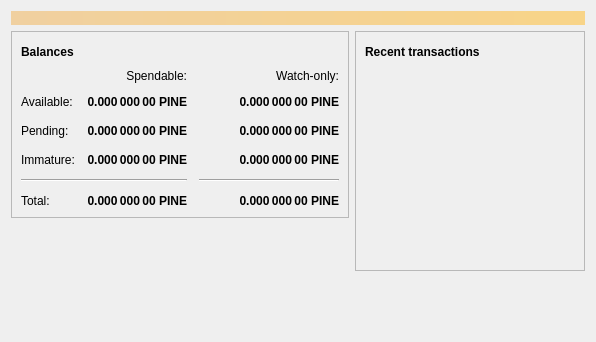
<?xml version="1.0" encoding="UTF-8"?>
<ui version="4.0">
 <class>OverviewPage</class>
 <widget class="QWidget" name="OverviewPage">
  <property name="geometry">
   <rect>
    <x>0</x>
    <y>0</y>
    <width>596</width>
    <height>342</height>
   </rect>
  </property>
  <property name="windowTitle">
   <string>Form</string>
  </property>
  <layout class="QVBoxLayout" name="topLayout">
   <item>
    <widget class="QLabel" name="labelAlerts">
     <property name="visible">
      <bool>false</bool>
     </property>
     <property name="styleSheet">
      <string notr="true">QLabel { background-color: qlineargradient(x1: 0, y1: 0, x2: 1, y2: 0, stop:0 #F0D0A0, stop:1 #F8D488); color:#000000; }</string>
     </property>
     <property name="wordWrap">
      <bool>true</bool>
     </property>
     <property name="margin">
      <number>3</number>
     </property>
     <property name="textInteractionFlags">
      <set>Qt::TextSelectableByMouse</set>
     </property>
    </widget>
   </item>
   <item>
    <layout class="QHBoxLayout" name="horizontalLayout" stretch="1,1">
     <item>
      <layout class="QVBoxLayout" name="verticalLayout_2">
       <item>
        <widget class="QFrame" name="frame">
         <property name="frameShape">
          <enum>QFrame::StyledPanel</enum>
         </property>
         <property name="frameShadow">
          <enum>QFrame::Raised</enum>
         </property>
         <layout class="QVBoxLayout" name="verticalLayout_4">
          <item>
           <layout class="QHBoxLayout" name="horizontalLayout_4">
            <item>
             <widget class="QLabel" name="label_5">
              <property name="font">
               <font>
                <weight>75</weight>
                <bold>true</bold>
               </font>
              </property>
              <property name="text">
               <string>Balances</string>
              </property>
             </widget>
            </item>
            <item>
             <widget class="QPushButton" name="labelWalletStatus">
              <property name="enabled">
               <bool>true</bool>
              </property>
              <property name="maximumSize">
               <size>
                <width>30</width>
                <height>16777215</height>
               </size>
              </property>
              <property name="toolTip">
               <string>The displayed information may be out of date. Your wallet automatically synchronizes with the PineCoin network after a connection is established, but this process has not completed yet.</string>
              </property>
              <property name="text">
               <string/>
              </property>
              <property name="icon">
               <iconset resource="../pinecoin.qrc">
                <normaloff>:/icons/warning</normaloff>
                <disabledoff>:/icons/warning</disabledoff>:/icons/warning</iconset>
              </property>
              <property name="iconSize">
               <size>
                <width>24</width>
                <height>24</height>
               </size>
              </property>
              <property name="flat">
               <bool>true</bool>
              </property>
             </widget>
            </item>
            <item>
             <spacer name="horizontalSpacer_3">
              <property name="orientation">
               <enum>Qt::Horizontal</enum>
              </property>
              <property name="sizeHint" stdset="0">
               <size>
                <width>40</width>
                <height>20</height>
               </size>
              </property>
             </spacer>
            </item>
           </layout>
          </item>
          <item>
           <layout class="QGridLayout" name="gridLayout">
            <property name="spacing">
             <number>12</number>
            </property>
            <item row="2" column="2">
             <widget class="QLabel" name="labelWatchPending">
              <property name="font">
               <font>
                <weight>75</weight>
                <bold>true</bold>
               </font>
              </property>
              <property name="cursor">
               <cursorShape>IBeamCursor</cursorShape>
              </property>
              <property name="toolTip">
               <string>Unconfirmed transactions to watch-only addresses</string>
              </property>
              <property name="text">
               <string notr="true">0.000 000 00 PINE</string>
              </property>
              <property name="alignment">
               <set>Qt::AlignRight|Qt::AlignTrailing|Qt::AlignVCenter</set>
              </property>
              <property name="textInteractionFlags">
               <set>Qt::LinksAccessibleByMouse|Qt::TextSelectableByKeyboard|Qt::TextSelectableByMouse</set>
              </property>
             </widget>
            </item>
            <item row="2" column="1">
             <widget class="QLabel" name="labelUnconfirmed">
              <property name="font">
               <font>
                <weight>75</weight>
                <bold>true</bold>
               </font>
              </property>
              <property name="cursor">
               <cursorShape>IBeamCursor</cursorShape>
              </property>
              <property name="toolTip">
               <string>Total of transactions that have yet to be confirmed, and do not yet count toward the spendable balance</string>
              </property>
              <property name="text">
               <string notr="true">0.000 000 00 PINE</string>
              </property>
              <property name="alignment">
               <set>Qt::AlignRight|Qt::AlignTrailing|Qt::AlignVCenter</set>
              </property>
              <property name="textInteractionFlags">
               <set>Qt::LinksAccessibleByMouse|Qt::TextSelectableByKeyboard|Qt::TextSelectableByMouse</set>
              </property>
             </widget>
            </item>
            <item row="3" column="2">
             <widget class="QLabel" name="labelWatchImmature">
              <property name="font">
               <font>
                <weight>75</weight>
                <bold>true</bold>
               </font>
              </property>
              <property name="cursor">
               <cursorShape>IBeamCursor</cursorShape>
              </property>
              <property name="toolTip">
               <string>Mined balance in watch-only addresses that has not yet matured</string>
              </property>
              <property name="text">
               <string notr="true">0.000 000 00 PINE</string>
              </property>
              <property name="alignment">
               <set>Qt::AlignRight|Qt::AlignTrailing|Qt::AlignVCenter</set>
              </property>
              <property name="textInteractionFlags">
               <set>Qt::LinksAccessibleByMouse|Qt::TextSelectableByKeyboard|Qt::TextSelectableByMouse</set>
              </property>
             </widget>
            </item>
            <item row="4" column="0" colspan="2">
             <widget class="Line" name="line">
              <property name="orientation">
               <enum>Qt::Horizontal</enum>
              </property>
             </widget>
            </item>
            <item row="4" column="2">
             <widget class="Line" name="lineWatchBalance">
              <property name="sizePolicy">
               <sizepolicy hsizetype="Preferred" vsizetype="Fixed">
                <horstretch>0</horstretch>
                <verstretch>0</verstretch>
               </sizepolicy>
              </property>
              <property name="minimumSize">
               <size>
                <width>140</width>
                <height>0</height>
               </size>
              </property>
              <property name="orientation">
               <enum>Qt::Horizontal</enum>
              </property>
             </widget>
            </item>
            <item row="5" column="0">
             <widget class="QLabel" name="labelTotalText">
              <property name="text">
               <string>Total:</string>
              </property>
             </widget>
            </item>
            <item row="3" column="1">
             <widget class="QLabel" name="labelImmature">
              <property name="font">
               <font>
                <weight>75</weight>
                <bold>true</bold>
               </font>
              </property>
              <property name="cursor">
               <cursorShape>IBeamCursor</cursorShape>
              </property>
              <property name="toolTip">
               <string>Mined balance that has not yet matured</string>
              </property>
              <property name="text">
               <string notr="true">0.000 000 00 PINE</string>
              </property>
              <property name="alignment">
               <set>Qt::AlignRight|Qt::AlignTrailing|Qt::AlignVCenter</set>
              </property>
              <property name="textInteractionFlags">
               <set>Qt::LinksAccessibleByMouse|Qt::TextSelectableByKeyboard|Qt::TextSelectableByMouse</set>
              </property>
             </widget>
            </item>
            <item row="2" column="3">
             <spacer name="horizontalSpacer_2">
              <property name="orientation">
               <enum>Qt::Horizontal</enum>
              </property>
              <property name="sizeHint" stdset="0">
               <size>
                <width>40</width>
                <height>20</height>
               </size>
              </property>
             </spacer>
            </item>
            <item row="3" column="0">
             <widget class="QLabel" name="labelImmatureText">
              <property name="text">
               <string>Immature:</string>
              </property>
             </widget>
            </item>
            <item row="5" column="1">
             <widget class="QLabel" name="labelTotal">
              <property name="font">
               <font>
                <weight>75</weight>
                <bold>true</bold>
               </font>
              </property>
              <property name="cursor">
               <cursorShape>IBeamCursor</cursorShape>
              </property>
              <property name="toolTip">
               <string>Your current total balance</string>
              </property>
              <property name="text">
               <string notr="true">0.000 000 00 PINE</string>
              </property>
              <property name="alignment">
               <set>Qt::AlignRight|Qt::AlignTrailing|Qt::AlignVCenter</set>
              </property>
              <property name="textInteractionFlags">
               <set>Qt::LinksAccessibleByMouse|Qt::TextSelectableByKeyboard|Qt::TextSelectableByMouse</set>
              </property>
             </widget>
            </item>
            <item row="5" column="2">
             <widget class="QLabel" name="labelWatchTotal">
              <property name="font">
               <font>
                <weight>75</weight>
                <bold>true</bold>
               </font>
              </property>
              <property name="cursor">
               <cursorShape>IBeamCursor</cursorShape>
              </property>
              <property name="toolTip">
               <string>Current total balance in watch-only addresses</string>
              </property>
              <property name="text">
               <string notr="true">0.000 000 00 PINE</string>
              </property>
              <property name="alignment">
               <set>Qt::AlignRight|Qt::AlignTrailing|Qt::AlignVCenter</set>
              </property>
              <property name="textInteractionFlags">
               <set>Qt::LinksAccessibleByMouse|Qt::TextSelectableByKeyboard|Qt::TextSelectableByMouse</set>
              </property>
             </widget>
            </item>
            <item row="0" column="2">
             <widget class="QLabel" name="labelWatchonly">
              <property name="text">
               <string>Watch-only:</string>
              </property>
              <property name="alignment">
               <set>Qt::AlignRight|Qt::AlignTrailing|Qt::AlignVCenter</set>
              </property>
             </widget>
            </item>
            <item row="1" column="0">
             <widget class="QLabel" name="labelBalanceText">
              <property name="text">
               <string>Available:</string>
              </property>
             </widget>
            </item>
            <item row="1" column="1">
             <widget class="QLabel" name="labelBalance">
              <property name="font">
               <font>
                <weight>75</weight>
                <bold>true</bold>
               </font>
              </property>
              <property name="cursor">
               <cursorShape>IBeamCursor</cursorShape>
              </property>
              <property name="toolTip">
               <string>Your current spendable balance</string>
              </property>
              <property name="text">
               <string notr="true">0.000 000 00 PINE</string>
              </property>
              <property name="alignment">
               <set>Qt::AlignRight|Qt::AlignTrailing|Qt::AlignVCenter</set>
              </property>
              <property name="textInteractionFlags">
               <set>Qt::LinksAccessibleByMouse|Qt::TextSelectableByKeyboard|Qt::TextSelectableByMouse</set>
              </property>
             </widget>
            </item>
            <item row="1" column="2">
             <widget class="QLabel" name="labelWatchAvailable">
              <property name="font">
               <font>
                <weight>75</weight>
                <bold>true</bold>
               </font>
              </property>
              <property name="cursor">
               <cursorShape>IBeamCursor</cursorShape>
              </property>
              <property name="toolTip">
               <string>Your current balance in watch-only addresses</string>
              </property>
              <property name="text">
               <string notr="true">0.000 000 00 PINE</string>
              </property>
              <property name="alignment">
               <set>Qt::AlignRight|Qt::AlignTrailing|Qt::AlignVCenter</set>
              </property>
              <property name="textInteractionFlags">
               <set>Qt::LinksAccessibleByMouse|Qt::TextSelectableByKeyboard|Qt::TextSelectableByMouse</set>
              </property>
             </widget>
            </item>
            <item row="2" column="0">
             <widget class="QLabel" name="labelPendingText">
              <property name="text">
               <string>Pending:</string>
              </property>
             </widget>
            </item>
            <item row="0" column="1">
             <widget class="QLabel" name="labelSpendable">
              <property name="text">
               <string>Spendable:</string>
              </property>
              <property name="alignment">
               <set>Qt::AlignRight|Qt::AlignTrailing|Qt::AlignVCenter</set>
              </property>
             </widget>
            </item>
           </layout>
          </item>
         </layout>
        </widget>
       </item>
       <item>
        <spacer name="verticalSpacer">
         <property name="orientation">
          <enum>Qt::Vertical</enum>
         </property>
         <property name="sizeHint" stdset="0">
          <size>
           <width>20</width>
           <height>40</height>
          </size>
         </property>
        </spacer>
       </item>
      </layout>
     </item>
     <item>
      <layout class="QVBoxLayout" name="verticalLayout_3">
       <item>
        <widget class="QFrame" name="frame_2">
         <property name="frameShape">
          <enum>QFrame::StyledPanel</enum>
         </property>
         <property name="frameShadow">
          <enum>QFrame::Raised</enum>
         </property>
         <layout class="QVBoxLayout" name="verticalLayout">
          <item>
           <layout class="QHBoxLayout" name="horizontalLayout_2">
            <item>
             <widget class="QLabel" name="label_4">
              <property name="font">
               <font>
                <weight>75</weight>
                <bold>true</bold>
               </font>
              </property>
              <property name="text">
               <string>Recent transactions</string>
              </property>
             </widget>
            </item>
            <item>
             <widget class="QPushButton" name="labelTransactionsStatus">
              <property name="enabled">
               <bool>true</bool>
              </property>
              <property name="maximumSize">
               <size>
                <width>30</width>
                <height>16777215</height>
               </size>
              </property>
              <property name="toolTip">
               <string>The displayed information may be out of date. Your wallet automatically synchronizes with the PineCoin network after a connection is established, but this process has not completed yet.</string>
              </property>
              <property name="text">
               <string/>
              </property>
              <property name="icon">
               <iconset resource="../pinecoin.qrc">
                <normaloff>:/icons/warning</normaloff>
                <disabledoff>:/icons/warning</disabledoff>:/icons/warning</iconset>
              </property>
              <property name="iconSize">
               <size>
                <width>24</width>
                <height>24</height>
               </size>
              </property>
              <property name="flat">
               <bool>true</bool>
              </property>
             </widget>
            </item>
            <item>
             <spacer name="horizontalSpacer">
              <property name="orientation">
               <enum>Qt::Horizontal</enum>
              </property>
              <property name="sizeHint" stdset="0">
               <size>
                <width>40</width>
                <height>20</height>
               </size>
              </property>
             </spacer>
            </item>
           </layout>
          </item>
          <item>
           <widget class="QListView" name="listTransactions">
            <property name="styleSheet">
             <string notr="true">QListView { background: transparent; }</string>
            </property>
            <property name="frameShape">
             <enum>QFrame::NoFrame</enum>
            </property>
            <property name="verticalScrollBarPolicy">
             <enum>Qt::ScrollBarAlwaysOff</enum>
            </property>
            <property name="horizontalScrollBarPolicy">
             <enum>Qt::ScrollBarAlwaysOff</enum>
            </property>
            <property name="selectionMode">
             <enum>QAbstractItemView::NoSelection</enum>
            </property>
           </widget>
          </item>
         </layout>
        </widget>
       </item>
       <item>
        <spacer name="verticalSpacer_2">
         <property name="orientation">
          <enum>Qt::Vertical</enum>
         </property>
         <property name="sizeHint" stdset="0">
          <size>
           <width>20</width>
           <height>40</height>
          </size>
         </property>
        </spacer>
       </item>
      </layout>
     </item>
    </layout>
   </item>
  </layout>
 </widget>
 <resources/>
 <connections/>
</ui>
